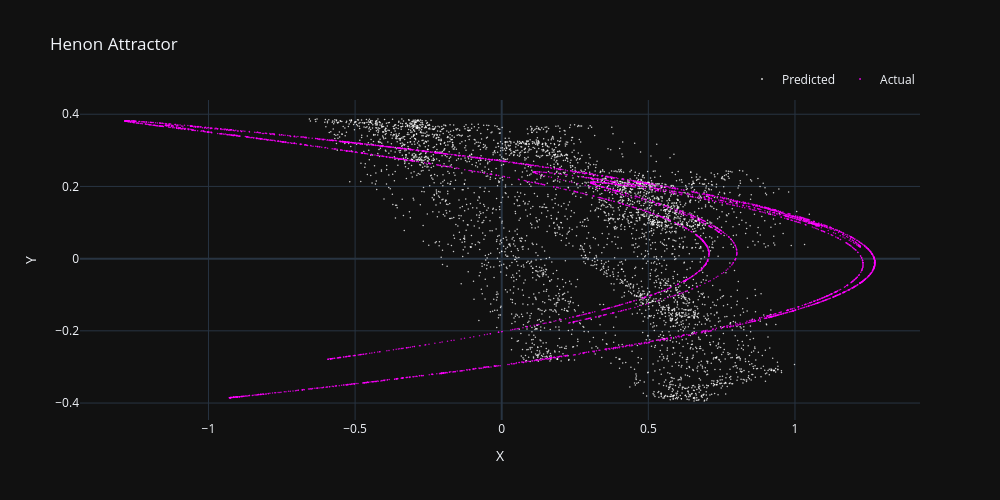
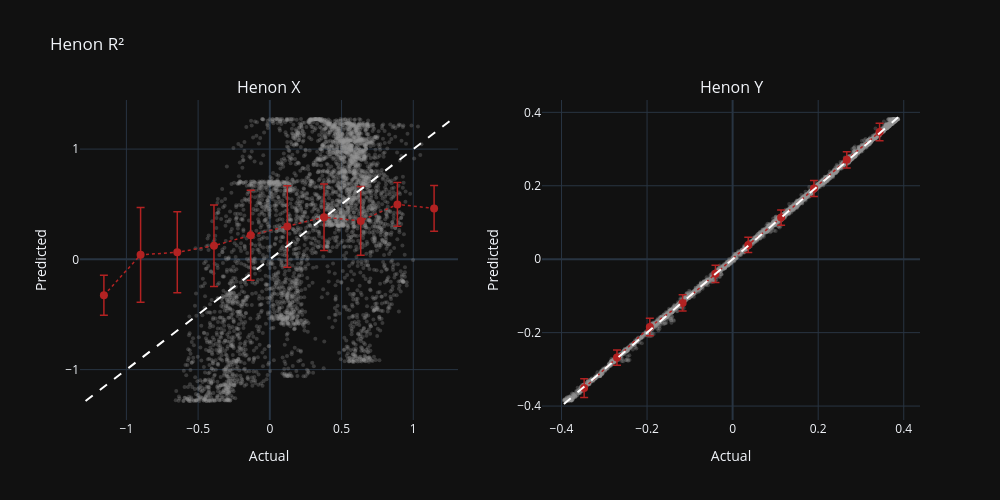

Notebook code for these charts, in order:
### Code cell
henon_attractor_prediction = scatter_plot(
    data_list=[Y_pred, Y_test],
    data_names=["Predicted", "Actual"],
    axis_names=["X", "Y"],
    title="Henon Attractor",
)
henon_attractor_r2 = r_2_plots_grid(
    Y_pred, Y_test, r_2, subplot_titles=["Henon X", "Henon Y"], title="Henon R²"
)

henon_attractor_prediction.show()
henon_attractor_r2.show()

### Figure 1 — Plotly figure (JSON) as saved in the notebook; plotly's stock layout.template omitted (floating-point values rounded to 4 significant figures; data arrays with more than 128 entries replaced by an {"elided": "..."} marker saying what was removed)
{"data": [{"marker": {"color": "white", "opacity": 0.8, "size": 1.5}, "mode": "markers", "name": "Predicted", "type": "scatter", "x": {"elided": "4000 float values"}, "y": {"elided": "4000 float values"}}, {"marker": {"color": "magenta", "opacity": 0.8, "size": 1.5}, "mode": "markers", "name": "Actual", "type": "scatter", "x": {"elided": "4000 float values"}, "y": {"elided": "4000 float values"}}], "layout": {"height": 500, "legend": {"orientation": "h", "x": 1, "xanchor": "right", "y": 1.02, "yanchor": "bottom"}, "title": {"text": "Henon Attractor"}, "width": 1000, "xaxis": {"nticks": 6, "title": {"text": "X"}}, "yaxis": {"nticks": 5, "title": {"text": "Y"}}}}

### Figure 2 — Plotly figure (JSON) as saved in the notebook; plotly's stock layout.template omitted (floating-point values rounded to 4 significant figures; data arrays with more than 128 entries replaced by an {"elided": "..."} marker saying what was removed)
{"data": [{"marker": {"color": "rgba(150, 150, 150, 0.3)", "size": 4}, "mode": "markers", "name": "Data", "showlegend": false, "type": "scatter", "x": {"elided": "4000 float values"}, "xaxis": "x", "y": {"elided": "4000 float values"}, "yaxis": "y"}, {"error_y": {"array": [0.1819, 0.4304, 0.3667, 0.3696, 0.4077, 0.3703, 0.3013, 0.3116, 0.1978, 0.2081], "color": "firebrick", "thickness": 1.5, "type": "data", "visible": true, "width": 4}, "line": {"color": "firebrick", "dash": "dot", "width": 1.5}, "marker": {"color": "firebrick", "size": 8, "symbol": "circle"}, "mode": "markers+lines", "name": "Binned Mean", "showlegend": false, "type": "scatter", "x": [-1.157, -0.901, -0.6452, -0.3895, -0.1337, 0.122, 0.3778, 0.6335, 0.8893, 1.145], "xaxis": "x", "y": [-0.3261, 0.04085, 0.06411, 0.1234, 0.2185, 0.2979, 0.3827, 0.349, 0.4986, 0.462], "yaxis": "y"}, {"line": {"color": "white", "dash": "dash"}, "mode": "lines", "name": "Ideal", "showlegend": false, "type": "scatter", "x": [-1.285, 1.273], "xaxis": "x", "y": [-1.285, 1.273], "yaxis": "y"}, {"marker": {"color": "rgba(150, 150, 150, 0.3)", "size": 4}, "mode": "markers", "name": "Data", "showlegend": false, "type": "scatter", "x": {"elided": "4000 float values"}, "xaxis": "x2", "y": {"elided": "4000 float values"}, "yaxis": "y2"}, {"error_y": {"array": [0.02573, 0.0207, 0.02393, 0.02219, 0.02348, 0.02077, 0.02095, 0.02167, 0.0223, 0.024], "color": "firebrick", "thickness": 1.5, "type": "data", "visible": true, "width": 4}, "line": {"color": "firebrick", "dash": "dot", "width": 1.5}, "marker": {"color": "firebrick", "size": 8, "symbol": "circle"}, "mode": "markers+lines", "name": "Binned Mean", "showlegend": false, "type": "scatter", "x": [-0.347, -0.2703, -0.1936, -0.1168, -0.04012, 0.03661, 0.1133, 0.1901, 0.2668, 0.3435], "xaxis": "x2", "y": [-0.3511, -0.268, -0.1846, -0.1191, -0.03965, 0.039, 0.1133, 0.1925, 0.2706, 0.3464], "yaxis": "y2"}, {"line": {"color": "white", "dash": "dash"}, "mode": "lines", "name": "Ideal", "showlegend": false, "type": "scatter", "x": [-0.3944, 0.3868], "xaxis": "x2", "y": [-0.3944, 0.3868], "yaxis": "y2"}], "layout": {"annotations": [{"font": {"size": 16}, "showarrow": false, "text": "Henon X", "x": 0.225, "xanchor": "center", "xref": "paper", "y": 1, "yanchor": "bottom", "yref": "paper"}, {"font": {"size": 16}, "showarrow": false, "text": "Henon Y", "x": 0.775, "xanchor": "center", "xref": "paper", "y": 1, "yanchor": "bottom", "yref": "paper"}], "height": 500, "showlegend": false, "title": {"text": "Henon R²"}, "width": 1000, "xaxis": {"anchor": "y", "domain": [0, 0.45], "nticks": 6, "title": {"text": "Actual"}}, "xaxis2": {"anchor": "y2", "domain": [0.55, 1], "nticks": 6, "title": {"text": "Actual"}}, "yaxis": {"anchor": "x", "domain": [0, 1], "nticks": 5, "title": {"text": "Predicted"}}, "yaxis2": {"anchor": "x2", "domain": [0, 1], "nticks": 5, "title": {"text": "Predicted"}}}}
